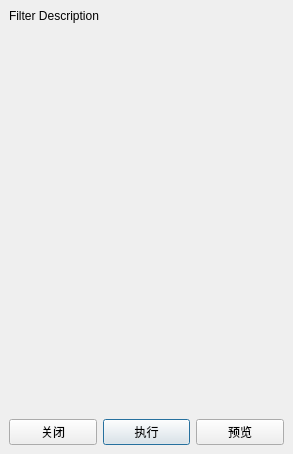
<?xml version="1.0" encoding="UTF-8"?>
<ui version="4.0">
 <class>FilterDockDialog</class>
 <widget class="QDockWidget" name="FilterDockDialog">
  <property name="geometry">
   <rect>
    <x>0</x>
    <y>0</y>
    <width>293</width>
    <height>454</height>
   </rect>
  </property>
  <property name="sizePolicy">
   <sizepolicy hsizetype="Preferred" vsizetype="Preferred">
    <horstretch>0</horstretch>
    <verstretch>0</verstretch>
   </sizepolicy>
  </property>
  <property name="focusPolicy">
   <enum>Qt::StrongFocus</enum>
  </property>
  <property name="floating">
   <bool>true</bool>
  </property>
  <property name="allowedAreas">
   <set>Qt::NoDockWidgetArea</set>
  </property>
  <property name="windowTitle">
   <string>Filter Title</string>
  </property>
  <widget class="QWidget" name="dockWidgetContents">
   <layout class="QGridLayout" name="gridLayout">
    <item row="1" column="1" colspan="2">
     <widget class="QScrollArea" name="scrollArea">
      <property name="frameShape">
       <enum>QFrame::NoFrame</enum>
      </property>
      <property name="frameShadow">
       <enum>QFrame::Plain</enum>
      </property>
      <property name="sizeAdjustPolicy">
       <enum>QAbstractScrollArea::AdjustToContentsOnFirstShow</enum>
      </property>
      <property name="widgetResizable">
       <bool>true</bool>
      </property>
      <widget class="QWidget" name="scrollAreaWidgetContents">
       <property name="geometry">
        <rect>
         <x>0</x>
         <y>0</y>
         <width>275</width>
         <height>274</height>
        </rect>
       </property>
       <layout class="QVBoxLayout" name="verticalLayout">
        <property name="spacing">
         <number>0</number>
        </property>
        <property name="leftMargin">
         <number>0</number>
        </property>
        <property name="topMargin">
         <number>0</number>
        </property>
        <property name="rightMargin">
         <number>0</number>
        </property>
        <property name="bottomMargin">
         <number>0</number>
        </property>
       </layout>
      </widget>
     </widget>
    </item>
    <item row="0" column="1" colspan="2">
     <widget class="QLabel" name="filterInfoLabel">
      <property name="text">
       <string>Filter Description</string>
      </property>
      <property name="textFormat">
       <enum>Qt::RichText</enum>
      </property>
      <property name="wordWrap">
       <bool>true</bool>
      </property>
      <property name="openExternalLinks">
       <bool>true</bool>
      </property>
      <property name="textInteractionFlags">
       <set>Qt::LinksAccessibleByMouse|Qt::TextSelectableByMouse</set>
      </property>
     </widget>
    </item>
    <item row="4" column="1" colspan="2">
     <widget class="QFrame" name="frame">
      <property name="frameShape">
       <enum>QFrame::NoFrame</enum>
      </property>
      <property name="frameShadow">
       <enum>QFrame::Plain</enum>
      </property>
      <layout class="QGridLayout" name="gridLayout_2">
       <property name="leftMargin">
        <number>0</number>
       </property>
       <property name="topMargin">
        <number>0</number>
       </property>
       <property name="rightMargin">
        <number>0</number>
       </property>
       <property name="bottomMargin">
        <number>0</number>
       </property>
       <property name="horizontalSpacing">
        <number>6</number>
       </property>
       <item row="0" column="1">
        <widget class="QPushButton" name="applyButton">
         <property name="focusPolicy">
          <enum>Qt::WheelFocus</enum>
         </property>
         <property name="text">
          <string>执行</string>
         </property>
         <property name="autoDefault">
          <bool>false</bool>
         </property>
         <property name="default">
          <bool>true</bool>
         </property>
        </widget>
       </item>
       <item row="0" column="2">
        <widget class="QPushButton" name="previewButton">
         <property name="text">
          <string>预览</string>
         </property>
         <property name="toolTip">
          <string>高亮将被提取的单元，不生成新模型</string>
         </property>
        </widget>
       </item>
       <item row="0" column="0">
        <widget class="QPushButton" name="closeButton">
         <property name="text">
          <string>关闭</string>
         </property>
        </widget>
       </item>
      </layout>
     </widget>
    </item>
    <!-- Preview 暂未实现，先隐藏
    <item row="3" column="1">
     <widget class="QCheckBox" name="previewCheckBox">
      <property name="focusPolicy">
       <enum>Qt::NoFocus</enum>
      </property>
      <property name="text">
       <string>Preview</string>
      </property>
      <property name="checkable">
       <bool>true</bool>
      </property>
     </widget>
    </item>
    -->
   </layout>
  </widget>
 </widget>
 <resources/>
 <connections/>
</ui>
